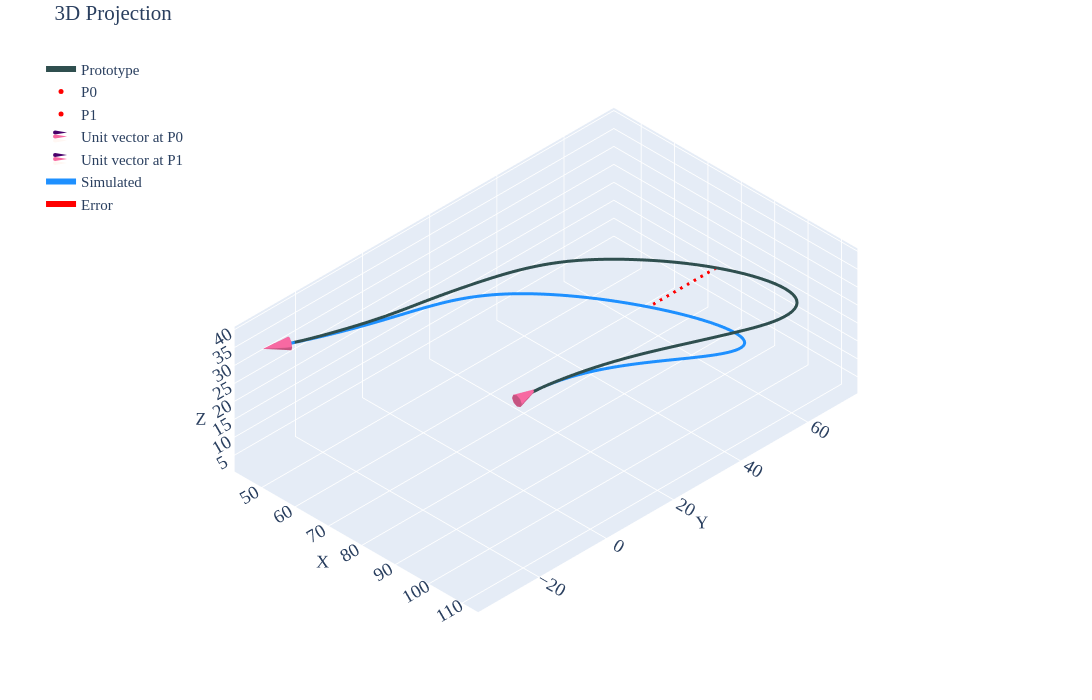

Write notebook code for a chart like this one.
### Code cell
df=pd.read_csv('../data/2810/p2-case3.csv')
prt=df.iloc[10:,2:].reset_index(drop=True)
p0=df.iloc[5,2:].values.astype(float)   
p1=df.iloc[6,2:].values.astype(float)   
u0=df.iloc[8,2:].values.astype(float)*df.iloc[2,1]   
u1=df.iloc[9,2:].values.astype(float)*df.iloc[3,1]   
siml=pd.DataFrame(final_rod_position.T,columns=['X','Y','Z'])
fig=utils.plotter(prt.values,p0,p1,u0,u1,x_label='Prototype',spl1=siml.values,spl1_label='Simulated',cne=6,intr='d') 
a=df.iloc[59,2:] 
b=siml.iloc[50] 
fig.add_trace(go.Scatter3d(x=[a[0],b[0]],y=[a[1],b[1]],z=[a[2],b[2]],mode='lines',name='Error',line=dict(color='red',width=6,dash='longdash'))) 
fig.show()
pio.write_html(fig,'html/p2-case3.html')
siml.to_csv('data/p2-case3.csv',index=False)
